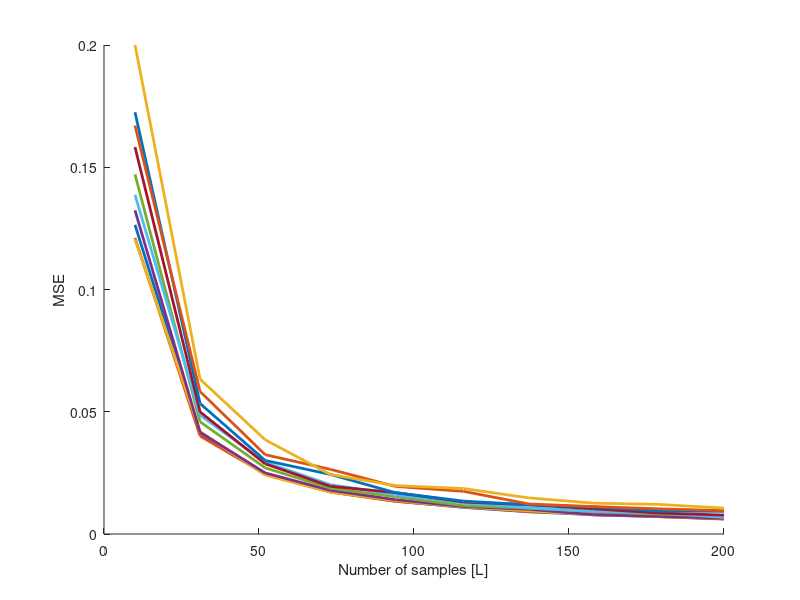
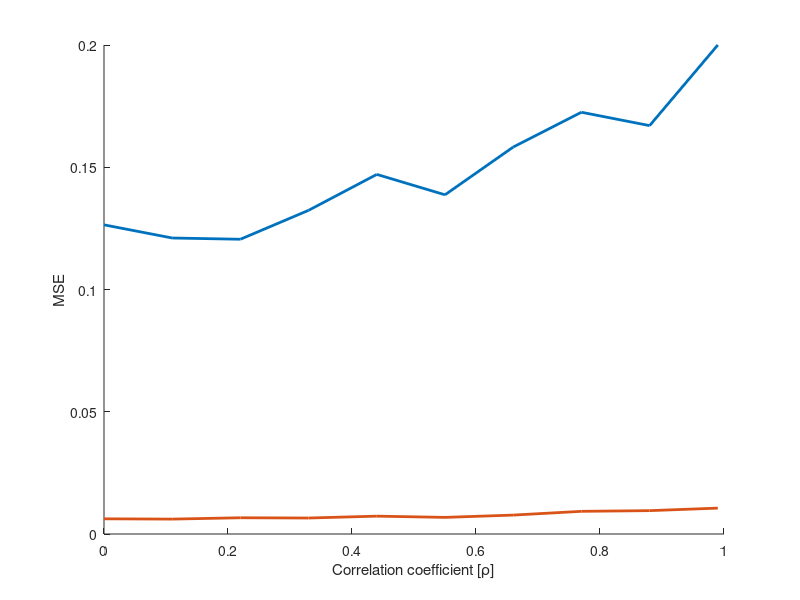

Here is the MATLAB script that generated these plots, in order: (Note: this script raises an error after producing the figures.)
% ADSP - HW1
% Ugur Ozcan

clear all
clc

%% 1.1 Noise Generation

N = 4;
L = round(linspace(10,200,10));
rho = linspace(0,0.99,10);

% rhoyu düzelt
for i = 1 : length(rho)
    for j = 1 : length(L)
        for mc = 1 : 500
            Cw = toeplitz([1, rho(i)*ones(1,N-1)]);
            w = sqrtm(Cw) * randn(N, L(j));
            Cw_est = (w * w') / L(j);
            errC = (Cw - Cw_est).^2;
            mse(i,j,mc) = mean(errC(:));
        end
    end
end

figure; hold on
plot(L, mean(mse,3).', 'LineWidth', 2)
xlabel('Number of samples [L]');
ylabel('MSE');


figure; hold on
plot(rho, mean(mse(:,[1, 10],:),3), 'LineWidth', 2)
xlabel('Correlation coefficient [\rho]');
ylabel('MSE');

% %% 
% clear
% 
% 
% N = 5;
% SNRdb = -10:2:30;
% %Q = linspace(1, 50, N);
% Q = 10;
% alpha = linspace(0, .99, N);
% beta = 0.9;
% M = 4;
% 
% bits = randi(2,1,1e3)-1;
% training_bits = bits(1:Q);
% 
% SNR = db2pow(SNRdb);
% 
% Cw = toeplitz([1, 0*ones(1,M-1)]);
% W= sqrtm(Cw) * randn(M, Q);
% 
% for i=1:M
%     for j=1:M
%         for n=1:N
%             H(i,j) = alpha(n)^(abs(i-j))*beta;
%         end
%     end
% end
%%
% 
% Q = linspace(10, 50, N);
% 
% for q = Q
%     for it = 100
%         X = randi(2,M,q)-1;
%         h = H(:);
%         w = reshape(W',[numel(W) 1]);
%         X_bp = kron(eye(4),X');
%         
%         y = X_bp*h + w;
%         
%         h_hat_mle = (X_bp'*(Cw\X_bp))\(X_bp'*(Cw\y));
%         err_mle(Q,it) = mean((h_hat_mle - h).^2);
%     end
% end
% 
% err = mean(err_mle);

%% 
clear
clc


N = 5;
SNRdb = -10:2:30;
alpha = linspace(0, .99, N);
Q = linspace(10, 50, 5);
beta = 0.9;
M = 4;
rho = 0.15;
K = 1;

SNR = 10.^(SNRdb/10);


for i=1:M
    for j=1:M
        for a=1:length(alpha)
            for k=1:K
                H{a}(i,j,k) = alpha(a)^(abs(i-j))*beta^(k);
            end
        end
    end
end



for input=1:M       
    for output=1:M  
        C(output,input)=rho^(abs(output-input));
    end
end


for r = 1:length(rho)
    for q = 1:length(Q)
        CW{r,q} = toeplitz([1, zeros(1,Q(q)-1), rho(r), zeros(1,Q(q)-1), rho(r)^2, zeros(1,Q(q)-1), rho(r)^3, zeros(1,Q(q)-1)]);
    end
end

for s = 1:length(SNR)
    for a = 1:length(alpha)
        for q = 1:length(Q)
            for it = 1:10
    %           X = 2*randi([0,1],M,Q(q))-1;
                X = sqrt(SNR(s)).*randn(M,Q(q));
    %           X = sqrt(SNR(s)).*X;
                h = H{a}(:);
                W = sqrtm(C) * randn(M, Q(q));
                w = reshape(W',[numel(W) 1]);
                X_bp = kron(eye(4),X');
                
                y = X_bp*h + w;
                
                h_hat_mle = (X_bp'*(CW{1,q}\X_bp))\(X_bp'*(CW{1,q}\y));
                err_mle(q,s,a,it) = nanmean((h_hat_mle - h).^2);
    
    %           crb_mat{s,q} =  inv(X_bp'*inv(CW{1,q})*X_bp);
                crb_mat{q,s,a} =  inv(X_bp'*X_bp);
    
                CRB(q,s,a,it) = trace(crb_mat{q,s,a})/length(crb_mat{q,s,a});
            end
        end
    end
end
% err = sum(err_mle,3)/numel(err_mle(1,1,:));
err = nanmean(err_mle,4);
CRB2 = nanmean(CRB,4);

for q = 1:length(Q)
    CRBa(q,:)=10.^(-SNRdb/10)/Q(q);
end

%%

loglog(SNR,err(:,:,1))
hold on
%loglog(SNR,CRB2,"DisplayName","CRB")
loglog(SNR,CRBa,"DisplayName","CRBa")

%%
loglog(SNR,reshape(err(5,:,:),21,5))
hold on
%loglog(SNR,CRB2,"DisplayName","CRB")
% loglog(SNR,CRBa,"DisplayName","CRBa")


%% deneme3 

N = size(X',1);
M = size(X',2);
k=3

X_conv = zeros(N+k, k*M );
for i = 1 : k
    X_conv( i : i+N-1, (i-1)*M+1 : i*M  ) = X';
end
